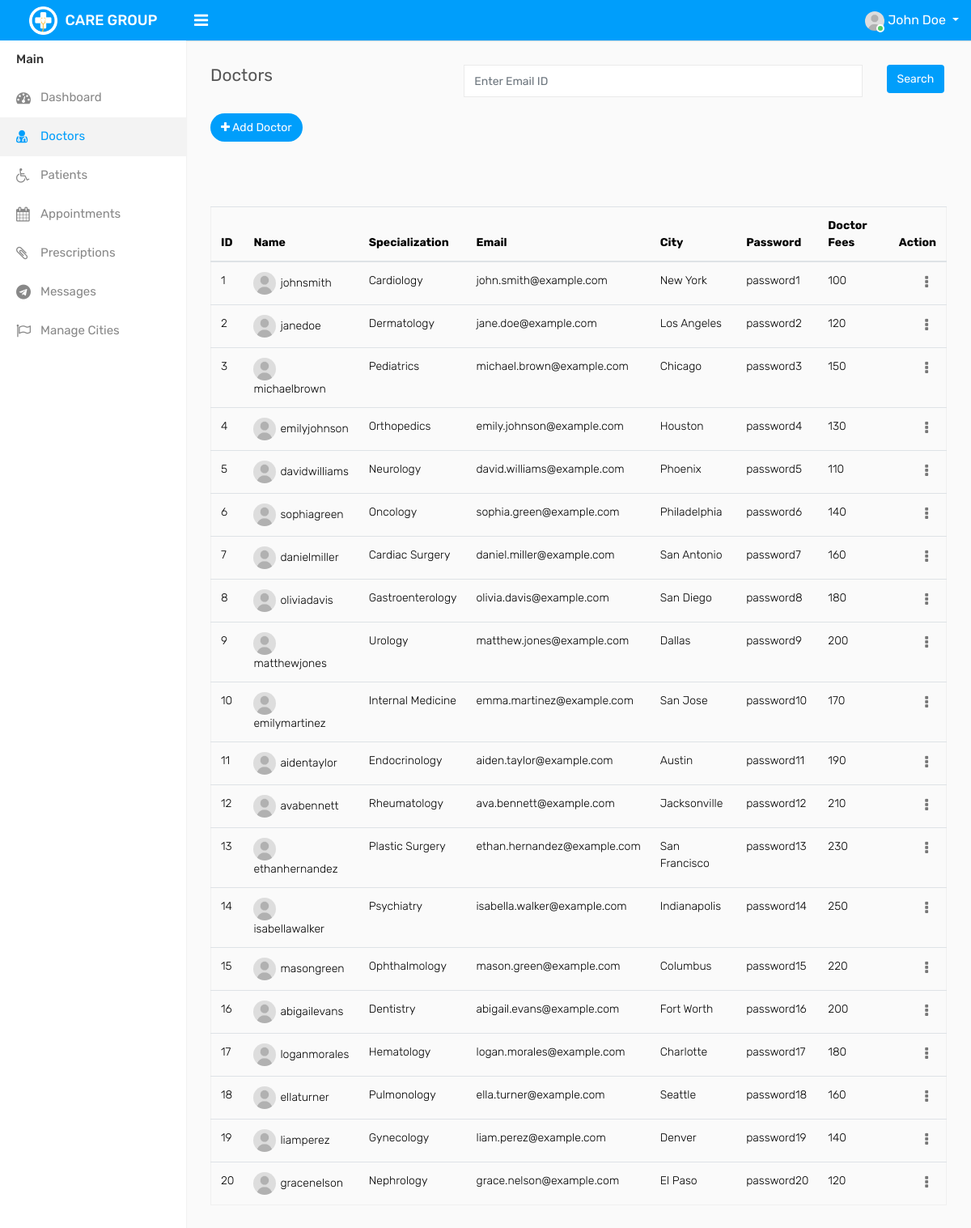
Page /admin/doctors.php (signed in) on the committed database.
### tables this page shows
CREATE TABLE `doctb` (
  `id` int PRIMARY Key  AUTO_INCREMENT NOT NULL,
  `username` varchar(50) NOT NULL UNIQUE,
  `password` varchar(50) NOT NULL,
  `email` varchar(50) NOT NULL,
  `city` varchar(30) NOT NULL,
  `spec` varchar(50) NOT NULL,
  `docFees` int(10) NOT NULL
);

### admin/doctors.php (the view, shortened to what this page needs)
<?php
    require_once "include/header.php";
    require_once "include/sidebar.php";
?>
<div class="page-wrapper">
    <div class="content">
        <div class="row">
            <div class="col-sm-4 col-3">
                <h4 class="page-title">Doctors</h4>
            </div>
            <div class="col-md-8">
                <form class="form-group" action="doctorsearch.php" method="post">
                    <div class="row">
                        <div class="col-md-10"><input type="text" name="doctor_contact"
                                placeholder="Enter Email ID" class="form-control"></div>
                        <div class="col-md-2"><input type="submit" name="doctor_search_submit"
                                class="btn btn-primary" value="Search"></div>
                    </div>
                </form>
            </div>
            <div class="col-sm-8 col-9 text-right m-b-20">
                <a href="add-doctor.php" class="btn btn-primary btn-rounded float-left"><i class="fa fa-plus"></i> Add Doctor</a>
            </div>
        </div>
        <div class="row">
            <div class="col-md-12">
                <div class="table-responsive">
                    <table class="table table-border table-striped custom-table datatable mb-0">
                        <div class="tab-pane fade" id="list-pat" role="tabpanel" aria-labelledby="list-pat-list">
                            <table class="table table-hover">
                                <thead>
                                    <tr>
                                        <th>ID</th>
                                        <th>Name</th>
                                        <th>Specialization</th>
                                        <th>Email</th>
                                        <th>City</th>
                                        <th>Password</th>
                                        <th>Doctor Fees</th>
                                        <th class="text-right">Action</th>
                                    </tr>
                                </thead>
                                <tbody>
                                <?php
                                    global $con;
                                    $query = "select * from doctb";
                                    $result = mysqli_query($con,$query);
                                    while ($row = mysqli_fetch_array($result)){
                                    $id = $row['id'];
                                    $username = $row['username'];
                                    $spec = $row['spec'];
                                    $email = $row['email'];
                                    $city = $row['city'];
                                    $password = $row['password'];
                                    $docFees = $row['docFees'];
                                    $editAccountDetailsURL = 'account-details.php?table=doctb&id=' . $id . "&page=doctors.php";
                                    $deleteAccountDetailsURL = "delete.php?table=doctb&id=$id&page=doctors.php";
                                    echo "<tr>
                                        <td>$id</td>
                                        <td><img width='28' height='28' src='assets/img/user.jpg' class='rounded-circle m-r-5' alt=''>$username</td>
                                        <td>$spec</td>
                                        <td>$email</td>
                                        <td>$city</td>
                                        <td>$password</td>
                                        <td>$docFees</td>
                                        <td class='text-right'>
                                            <div class='dropdown dropdown-action'>
                                                <a href='#' class='action-icon dropdown-toggle' data-toggle='dropdown' aria-expanded='false'><i class='fa fa-ellipsis-v'></i></a>
                                                <div class='dropdown-menu dropdown-menu-right'>
                                                    <a class='dropdown-item' href='$editAccountDetailsURL'><i class='fa fa-pencil m-r-5'></i> Edit</a>
                                                    <a class='dropdown-item' href='$deleteAccountDetailsURL'><i class='fa fa-trash m-r-5'></i> Delete</a>
                                                </div>
                                            </div>
                                        </td>
                                    </tr>";
                                    }
                                ?>
                                </tbody>
                            </table>
                            <br>
                        </div>
                    </table>
                </div>
            </div>
        </div>
    </div>
</div>
</body>
</html>

### rows in the picture
doctb: id "1", username "johnsmith", spec "Cardiology", email "john.smith@example.com", city "New York", password "password1", docFees "100"
doctb: id "2", username "janedoe", spec "Dermatology", email "jane.doe@example.com", city "Los Angeles", password "password2", docFees "120"
doctb: id "3", username "michaelbrown", spec "Pediatrics", email "michael.brown@example.com", city "Chicago", password "password3", docFees "150"
doctb: id "4", username "emilyjohnson", spec "Orthopedics", email "emily.johnson@example.com", city "Houston", password "password4", docFees "130"
doctb: id "5", username "davidwilliams", spec "Neurology", email "david.williams@example.com", city "Phoenix", password "password5", docFees "110"
doctb: id "6", username "sophiagreen", spec "Oncology", email "sophia.green@example.com", city "Philadelphia", password "password6", docFees "140"
doctb: id "7", username "danielmiller", spec "Cardiac Surgery", email "daniel.miller@example.com", city "San Antonio", password "password7", docFees "160"
doctb: id "8", username "oliviadavis", spec "Gastroenterology", email "olivia.davis@example.com", city "San Diego", password "password8", docFees "180"
doctb: id "9", username "matthewjones", spec "Urology", email "matthew.jones@example.com", city "Dallas", password "password9", docFees "200"
doctb: id "10", username "emilymartinez", spec "Internal Medicine", email "emma.martinez@example.com", city "San Jose", password "password10", docFees "170"
doctb: id "11", username "aidentaylor", spec "Endocrinology", email "aiden.taylor@example.com", city "Austin", password "password11", docFees "190"
doctb: id "12", username "avabennett", spec "Rheumatology", email "ava.bennett@example.com", city "Jacksonville", password "password12", docFees "210"
doctb: id "13", username "ethanhernandez", spec "Plastic Surgery", email "ethan.hernandez@example.com", city "San Francisco", password "password13", docFees "230"
doctb: id "14", username "isabellawalker", spec "Psychiatry", email "isabella.walker@example.com", city "Indianapolis", password "password14", docFees "250"
doctb: id "15", username "masongreen", spec "Ophthalmology", email "mason.green@example.com", city "Columbus", password "password15", docFees "220"
doctb: id "16", username "abigailevans", spec "Dentistry", email "abigail.evans@example.com", city "Fort Worth", password "password16", docFees "200"
doctb: id "17", username "loganmorales", spec "Hematology", email "logan.morales@example.com", city "Charlotte", password "password17", docFees "180"
doctb: id "18", username "ellaturner", spec "Pulmonology", email "ella.turner@example.com", city "Seattle", password "password18", docFees "160"
doctb: id "19", username "liamperez", spec "Gynecology", email "liam.perez@example.com", city "Denver", password "password19", docFees "140"
doctb: id "20", username "gracenelson", spec "Nephrology", email "grace.nelson@example.com", city "El Paso", password "password20", docFees "120"

### other values in the picture
$admin_user "John Doe"
